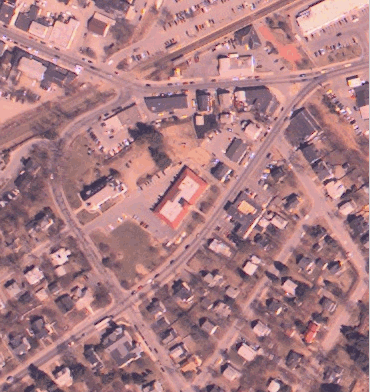
%> input picture W6/images/imtransform3.gif, 370 x 392 px
$ octave assignment2.m   (GNU Octave 9; MATLAB toolbox functions it lacks are replaced by stand-ins)
%> lines starting %> are read from the running program, lines starting %| are printed output that depends on the picture
%
% Procrustes Tranformations
% fvx507@alumni.ku.dk
%

%% assignment 2.2

clc, clear all;

A = imread('images/imtransform3.gif');
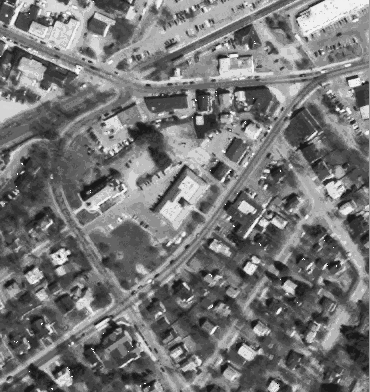
%> A: size 392x370 uint8; min 7, max 248, mean 119
B = imread('images/imtransform4.gif');
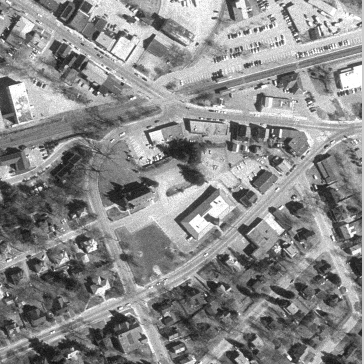
%> input picture W6/images/imtransform4.gif, 364 x 364 px
%> B: size 364x364 uint8; min 7, max 242, mean 128.9

%figure (1), imshow(A), colormap(gray);
%[x,y] = ginput(4); input = [x,y];
input = [153 212; 187 167; 211 186; 176 230];

%figure (2), imshow(B), colormap(gray);
%[x,y] = ginput(4); base = [x,y];
base = [181 223; 221 188; 237 207; 198 241];

% close(1); close(2);

figure (3), colormap(gray);
t = cp2tform(input, base, 'affine');
[D,Z,T] = procrustes(input, base);
C = imtransform(A, t);
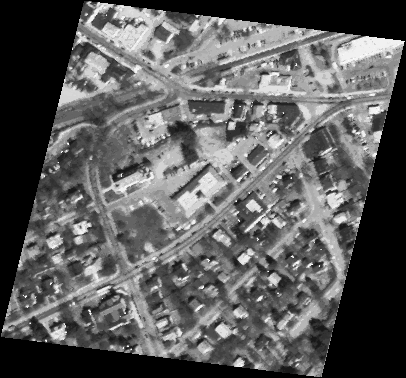
%> C: size 378x406 uint8; min 0, max 255, mean 91.5
T.c, T.b, T.T % print procrustes information

X = [1 0 T.c(1); 0 1 T.c(2); 0 0 1];
R = [T.T(1,1) T.T(1,2) 0; T.T(2,1) T.T(2,2) 0; 0 0 1];
S = [T.b 0 0; 0 T.b 0; 0 0 1];
T = S*R*X

subplot(1,3,1), imshow(A), axis image, axis off, title('A');
subplot(1,3,2), imshow(B), axis image, axis off, title('B');
subplot(1,3,3), imshow(C), axis image, axis off, title('C');
